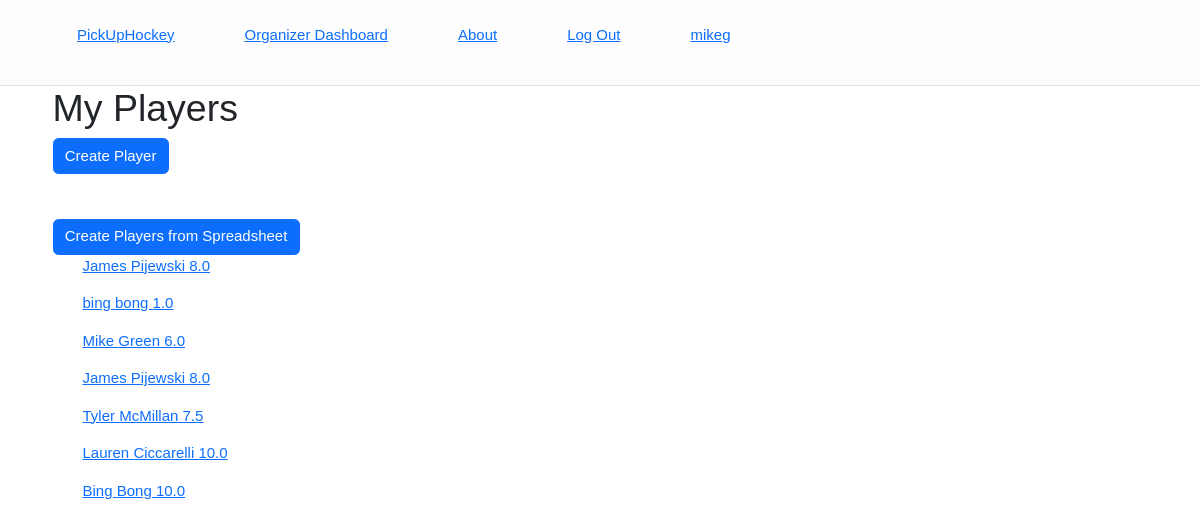
Page /organize/dashboard/my-players/ (signed in) on the earlier database version.
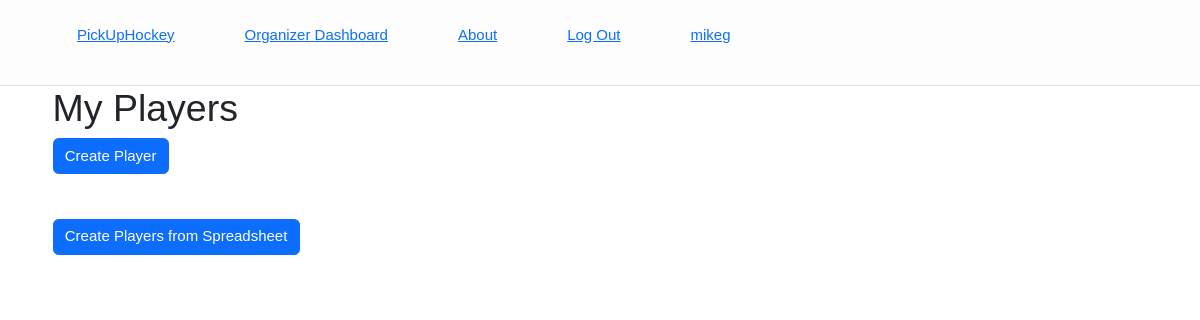
Same page on the later database version.
### pickuphockey/models.py (models this page shows, shortened)
class Player(models.Model):
    first_name = models.CharField(max_length=150, default= None)
    last_name = models.CharField(max_length=150, default= None)
    email = models.EmailField(max_length=150, default= None)
    skill = models.DecimalField(max_digits=4, decimal_places=1)
    created_by = models.ForeignKey(User, on_delete= models.CASCADE, default= 1)
    class Meta():
        unique_together= ("created_by", "email")

### OrgDash/views.py (the view)
# urls.py: path('dashboard/my-players/', views.PlayerListiview.as_view(), name = 'player_list'),
class PlayerListiview(ListView):
    model = Player
    template_name = 'OrgDash/player_list.html'
    def get_queryset(self):
        all_players = super().get_queryset()
        my_players = all_players.filter(created_by = self.request.user)
        return my_players

### OrgDash/templates/OrgDash/player_list.html (shortened to what this page needs)
{% extends 'base.html' %}
{% block body_block %}
<div class="container">
    <h1>My Players</h1>
    <div row="row">
        <form action="{% url 'OrgDash:create_player' %}">
         <button class="btn btn-primary">Create Player</button>
         <br>
         <br>
         <br>
     </form>
     <form action="{% url 'OrgDash:upload_sheet' %}">
        <button class="btn btn-primary">Create Players from Spreadsheet</button>
      <br>
    </form>
     {% for player in object_list %}
     <ul>
        <a href="{{player.id}}">{{player.first_name}} {{player.last_name}} {{player.skill}} </a>
     </ul>
     {% endfor %}
</div>
{% endblock %}

### pickuphockey/templates/base.html (shortened to what this page needs)
{% load static %}
<!DOCTYPE html>
<html lang="en">
<head>
    <link href="https://cdn.jsdelivr.net/npm/bootstrap@5.3.0-alpha1/dist/css/bootstrap.min.css" rel="stylesheet">
    <link rel="stylesheet" href="{% static 'pickuphockey.css' %}">
</head>
    <nav class="nav">
        <div class="nav-main">
        <ul class="nav-links">
            {% if user.is_authenticated %}
            <li class="nav-link">
                <a class = "brand" href="#">PickUpHockey</a>
            </li>
            <li class="nav-link">
                <a href="{% url 'OrgDash:organizer_dashboard' %}">Organizer Dashboard</a>
            </li>
            <li class="nav-link">
                <a  href="">About</a>
            </li>
            <li class="nav-link">
                <a  href="{% url 'logout' %}">Log Out</a>
            </li>
            <li class="nav-link">
                <a  href="#">{{user.username}}</a>
            </li>
          {% endif %}
       </ul>
    </div>
    </nav>
    <body>
    <div class="container">
    {% block body_block %}
    {% endblock %}
    </div>
</body>
</html>

### pickuphockey/static/pickuphockey.css (style rules this page uses)
* { font-family: 'Manrope', sans-serif !important; box-sizing: border-box; margin:0; padding:0; font-size:15px; }
.nav { display:flex; background-color: rgb(253, 253, 253); padding:16px 32px; border-bottom:0.1px solid rgb(225, 225, 225); justify-content:space-between; align-items:center; }
.nav-main { display:flex; gap:32px; }
.nav-link { text-decoration: none; }
.nav-links { display:flex; gap: 40px; list-style: none; }

Differences in the rows shown:
removed Player: first_name "James", last_name "Pijewski", skill "8.0"
removed Player: first_name "bing", last_name "bong", skill "1.0"
removed Player: first_name "Mike", last_name "Green", skill "6.0"
removed Player: first_name "James", last_name "Pijewski", skill "8.0"
removed Player: first_name "Tyler", last_name "McMillan", skill "7.5"
removed Player: first_name "Lauren", last_name "Ciccarelli", skill "10.0"
removed Player: first_name "Bing", last_name "Bong", skill "10.0"
